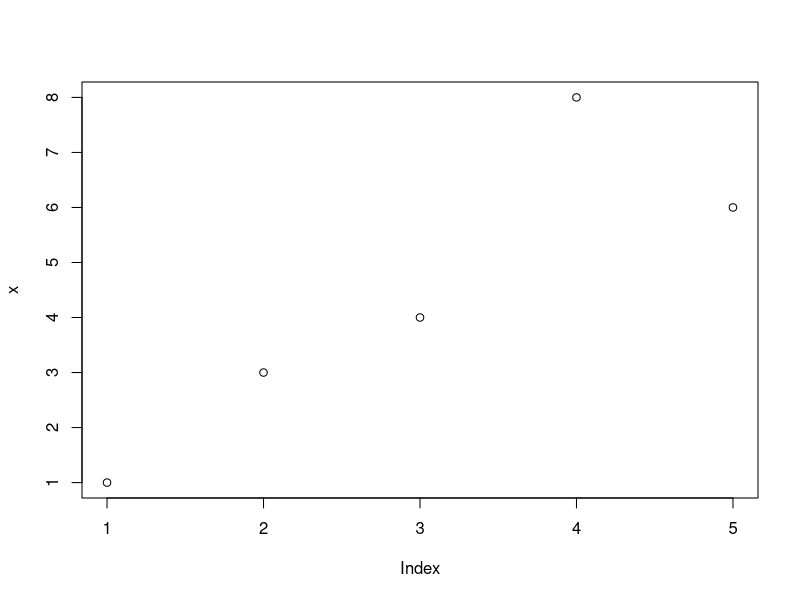
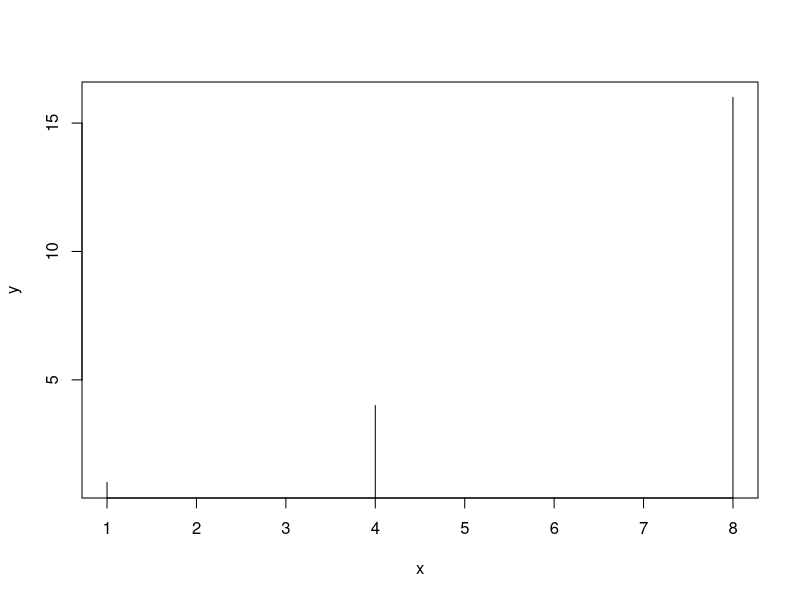
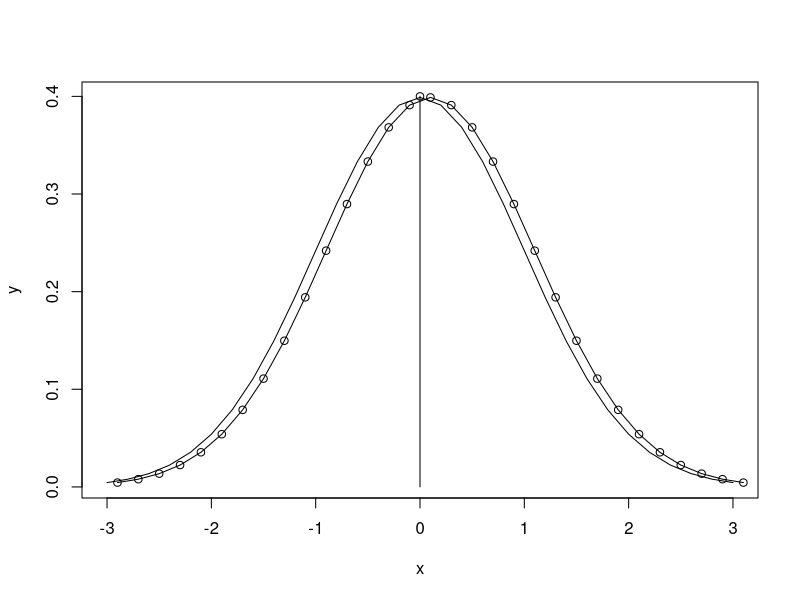
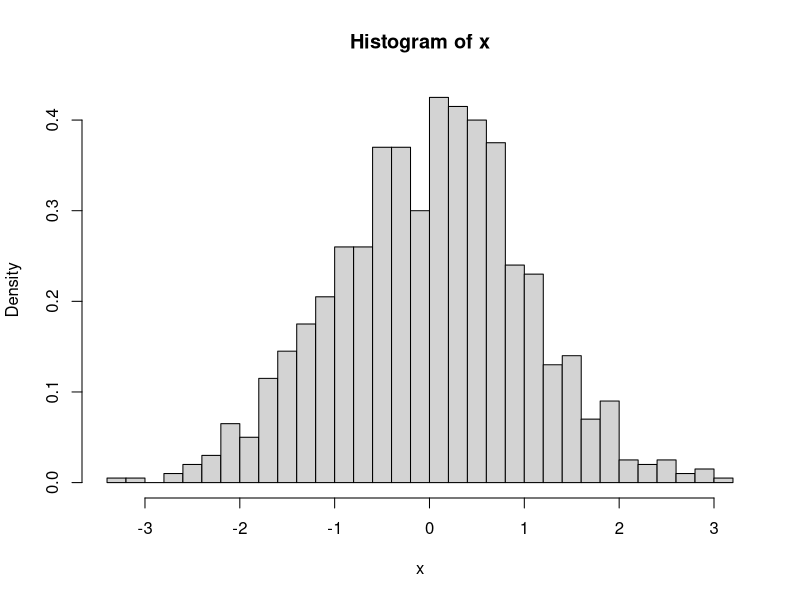

Here is the R script that generated these plots, in order: (Note: this script raises an error after producing the figures.)
a= list(x1=c(1,3,3,4,5), x2=c("a","b","c"), x3=c(10,20)); a

a[[2]][2] #λιστα και στοιχειο απο αυτη που ζητάμε.

a$x3[2]

data1=data.frame(gender=c("f","f","m","m"), age=c(24,23,25,20), weight=c(75,81,68,62))
data1
data1$weight
mean(data1$weight)
sd(data1$weight)
data1$weight[2]
data1$weight[3]=82
data1


x=c(1,3,4,8,6)
plot(x)
x=c(1,4,8)
y=c(1,4,16)
plot(x,y, type="h")

#Γράφημα σ.π.π. κανονικής κατανομής
#Θα γραψουμε πρωτα τον αξονα χ των σημειων της κατανομης σε μορφη sequence
#Και μετά θα γραψουμε ως y την συναρτηση πιθανοτητας
#Επειτα ζηταμε το κοινο της γραφημα

x=seq(-3,3,0.2)
y=1/sqrt(2*pi)*exp(-x^2/2)
plot(x,y, type="l")
points(c(0),c(0.4))
lines(c(0,0), c(0,0.4))
lines(x+0.1,y,type="l")
points(x+0.1,y)

dnorm
pnorm
qnorm

dgamma
pgamma
qgamma

y=pnorm(x,0,1)
pnorm(c(-3,3),0,1)

a=0.05; qnorm(1-a/2,0,1)

x=rnorm(1000,0,1) #function για παραγωγη 10 τυχαιων αριθμων απο την κανονικη κατανομη με μ=0 και σ=1
summary(x)
max(x)
min(x)
x
hist(x,30,prob=TRUE) #30 ειναι οι κλασεις που θετουμε εδω
#με το prob=TRUE κανουμε τις κλασεις να εκφραζουν σχετικες συχνοτητες (αθροισμα=1) και οχι απολυτες

#μπορω να ορισω και τις καλσεις με εντολη sequence
hist(x,seq(-3,3,0.1),prob=TRUE)
max(x)
min(x)
#το error για το διαστημα -3,3 εχει να κανει με το οτι υπαρχουν τιμες του x περα απο τα ακρα του διαστηματος
#εαν ωστοσο θελουμε να διατηρησουμε το διαστημα, δημιουργουμε συνθηκη που εξαιρει τα "ανυπακουα" x

hist(x[x>-3 & x<3], seq(-3,3,0.1), prob=TRUE)

qqnorm(x); qqline(x) #η γραμμη πανω στην οποια πρεπει να βρισκονται τα σημεια για να θεωρηθει οτι ειναι απο την κανονικη κατανομη
boxplot(x) #θηκογραμμα

f=function(x){x^2+3} #κατασκευη δικης μας συναρτησης. Οι αγκύλες ειναι το output της συναρτησης. Οι παρενθεσεις ειναι το input, οι παραμετροι

f(2)
f(1)
x=seq(-5,5,0.1)
plot(x,f(x))

x0=c(104.3,99.1,102.6,101.1,95.5,108.8)
summary(x0)
mu0=100; #ελεγχος υποθεσης μεσου του δειγματος
#θα χρησιμοποιησουμε την ελεγχοσυναρτηση T= (x̄-μο) /S/ √n
#Η οποια υπο την Ηο ακολουθει tn-1

t.test(x0,mu=mu0, conf.level=0.99)

#θα μπορουσαμε να τα κατασκευασουμε και μονοι μας ως εξης

(mean(x0)-mu0)/(sd(x0)/length(x0)^0.5)

#ξεχωριστος υπολογισμος pvalue
#Η περιοχη απορριψης ειναι:
##|T|>t(a/2),n-1 σε απολυτο γιατι ο ελεγχος ειναι αμφιπλευρος
##pvalue=P(|T|>=|t| | Ho) = 2*(1-Ft(n-1)(|t|))

t=(mean(x0)-mu0)/(sd(x0)/length(x0)^0.5)

2*(1-pt(abs(t), length(x0)-1))

y0=c(103.1,110.9,115.2,109.1)
t.test(x0,y0, alternative="less", var.equal=TRUE, paired=FALSE)
#less, δλδ μ1=μ2 και ενναλακτικη μ1<μ2, ιδια διασπορα(ομοσκεδαστικοι πληθυσμοι), χωρις ζευγαρωτες παρατηρησεις

#F τεστ, ελεγχος ισοτητας διασπορων

var.test(x0,y0, ratio=1, alternative="two.sided")
#ratio =1 δηλαδη οτι σ1/σ2 = 1

#ελεγχος κανονικοτητας δειγματος

ks.test(x0, "pnorm", mean=mean(x), sd=sqrt(var(x)))

#το pvalue ειναι 2.2 *10^(-16) αρα δεν μπορουμε να πουμε οτι προερχεται απο κανονικη κατανομη

#ελεγχος ισοτητας κατανομων

x1=c(4,9,10,16,22,5); y1 = c(19,13,20,31,23); ks.test(x1,y1)

#Απλη γραμμικη παλινδρομηση

X=c(4,9,10,16,22,5); Y=c(12,19,13,20,31,23); plot(X,Y)
fit0=lm(Y~X) #linear model = lm
summary(fit0)
anova(fit0)
b0=coefficients(fit0)[[1]]; b1=coefficients(fit0)[[2]]
b0; b1

x=seq(5,20,0.1); lines(x,b0+b1*x, col="slateblue")
